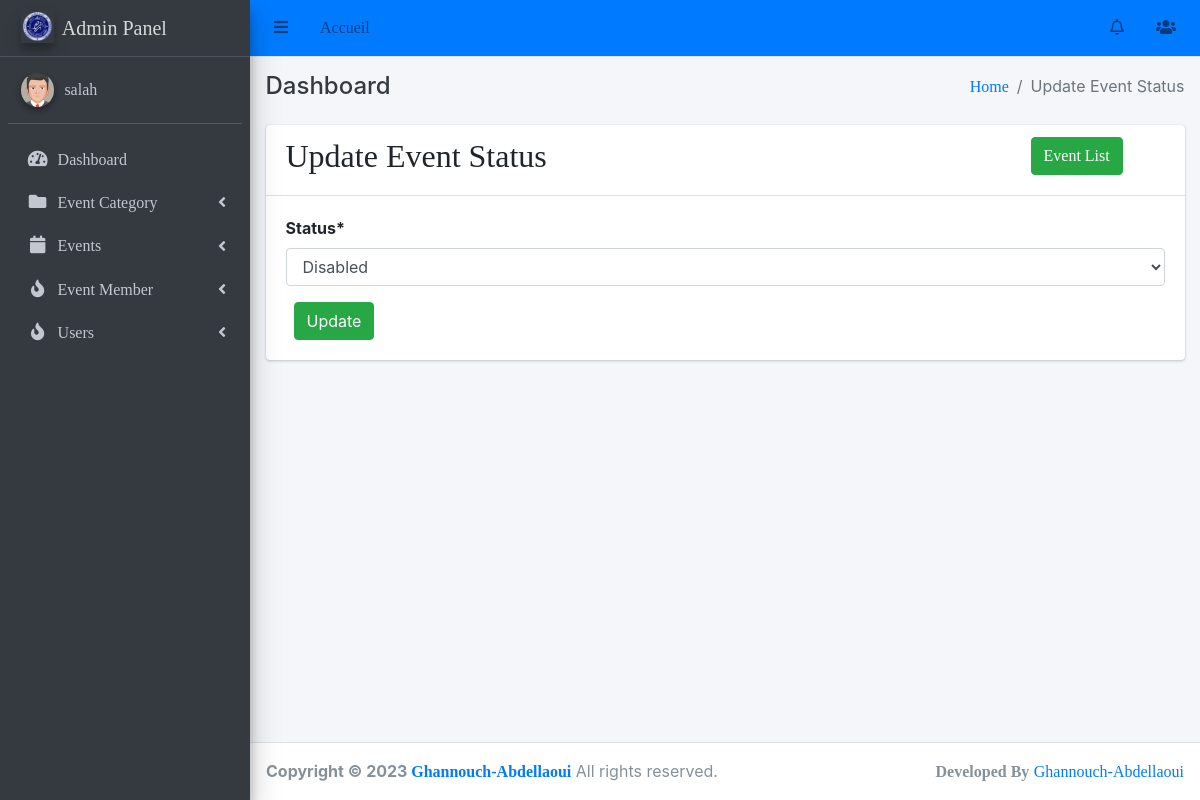
/events/update-status/10/event/ (signed in), run on an earlier commit of the app's database.
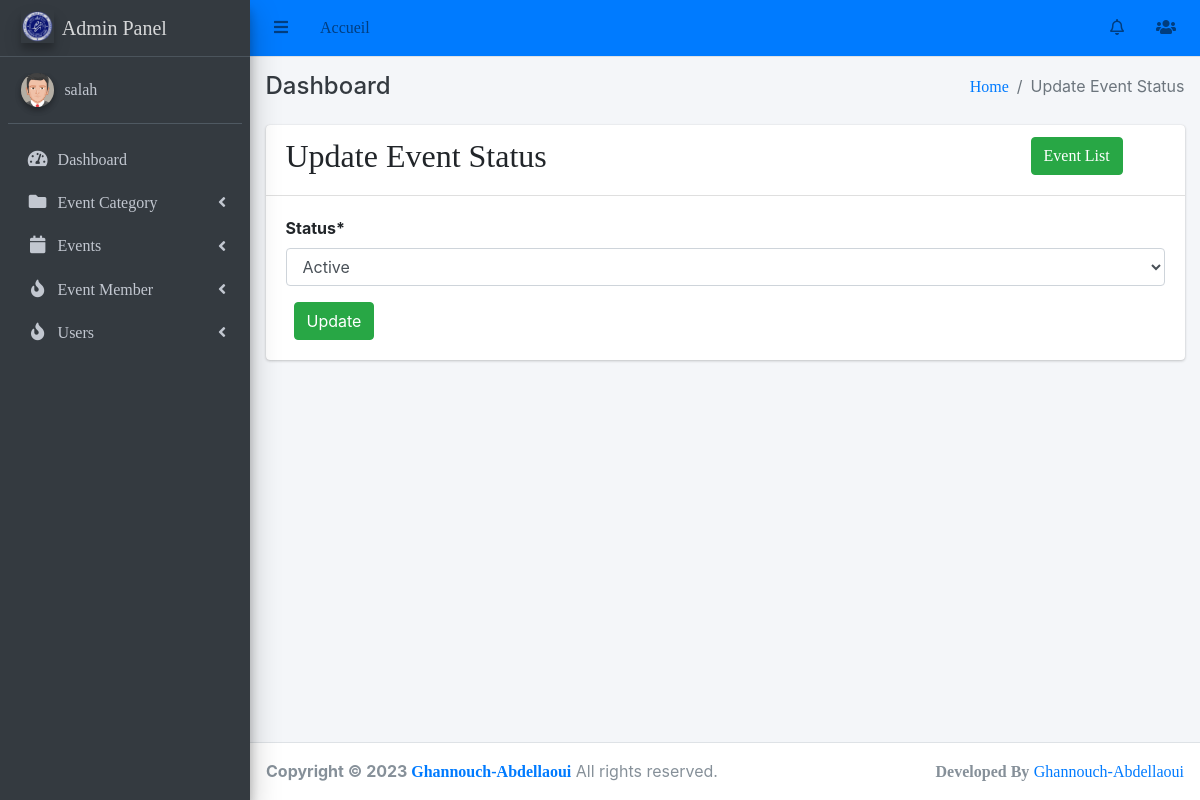
And on a later commit of the database.
### events/models.py (models this page shows, shortened)
class Event(models.Model):
    category = models.ForeignKey(EventCategory, on_delete=models.CASCADE)
    name = models.CharField(max_length=255, unique=True)
    description = RichTextUploadingField()
    job_category = models.ForeignKey(JobCategory, on_delete=models.CASCADE)
    select_scheduled_status = (
        ('yet to scheduled', 'Yet to Scheduled'),
        ('scheduled', 'Scheduled')
    )
    scheduled_status = models.CharField(max_length=25, choices=select_scheduled_status)
    venue = models.CharField(max_length=255)
    start_date = models.DateField()
    end_date = models.DateField()
    location = LocationField()
    maximum_attende = models.PositiveIntegerField()
    created_user = models.ForeignKey('auth.User', on_delete=models.CASCADE, null=True, blank=True, related_name='event_created_user')
    updated_user = models.ForeignKey('auth.User', on_delete=models.CASCADE, blank=True, null=True, related_name='event_updated_user')
    created_date = models.DateField(auto_now_add=True)
    updated_date = models.DateField(auto_now_add=True)
    last_updated = models.DateTimeField(auto_now=True)
    status_choice = (
        ('disabled', 'Disabled'),
        ('active', 'Active'),
        ('deleted', 'Deleted'),
        ('time out', 'Time Out'),
        ('completed', 'Completed'),
        ('cancel', 'Cancel'),
    )
    status = models.CharField(choices=status_choice, max_length=10)
    price = models.DecimalField(max_digits=8, decimal_places=2,null=True)
    ticket = models.OneToOneField(Ticket, on_delete=models.CASCADE, null=True,  blank=True)

### events/views.py (the view)
# urls.py: path('update-status/<int:pk>/event/', UpdateEventStatusView.as_view(), name='update-event-status'),
class UpdateEventStatusView(LoginRequiredMixin, UpdateView):
    login_url = 'login'
    model = Event
    fields = ['status']
    template_name = 'events/update_event_status.html'

### main/templates/events/update_event_status.html (shortened to what this page needs)
{% extends 'base/base.html' %}
{% block breadcrumb %}Update Event Status{% endblock breadcrumb %}
{% load crispy_forms_tags %}
{% block content %}
    <div class="row">
        <div class="col-md-12">
            <div class="card">
                <div class="card-header">
                    <div class="row">
                        <div class="col-md-10">
                            <h2>Update Event Status</h2>
                        </div>
                        <div class="col-md-2">
                            <a class="btn btn-success" href="{% url 'admin_events:event-list' %}">Event List</a>
                        </div>
                    </div>
                </div>
                <div class="card-body">
                    <form method="post" enctype="multipart/form-data">
                        {{ form|crispy  }}
                        <button class="btn btn-success ml-2" type="submit">Update</button>
                    </form>
                </div>
            </div>
        </div>
    </div>
{% endblock content %}

What changed in the data, as far as the page shows it:
changed Event: status "Disabled" → "Active"
